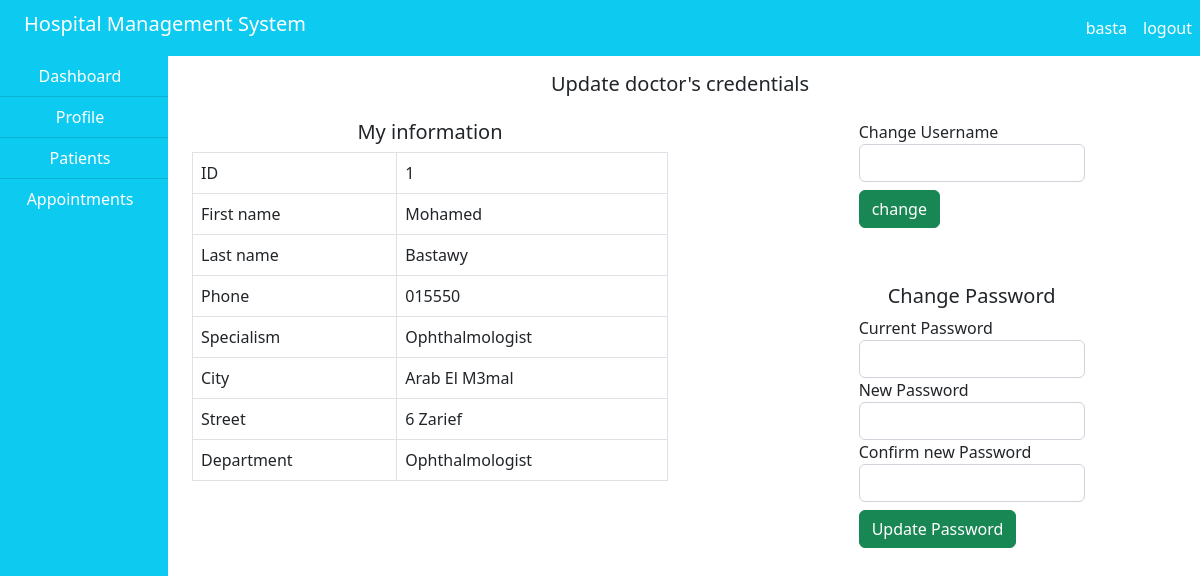
Screenshot of /hms/doctor/profile.php (signed in) with the database file from the repository.
### tables this page shows
CREATE TABLE IF NOT EXISTS `doctor` (
  `id` int NOT NULL AUTO_INCREMENT,
  `fname` varchar(100) NOT NULL,
  `lname` varchar(100) NOT NULL,
  `phone` varchar(100) DEFAULT NULL,
  `city` varchar(100) DEFAULT NULL,
  `street` varchar(100) DEFAULT NULL,
  `specialism` varchar(100) NOT NULL,
  `dep_id` int NOT NULL,
  `username` varchar(100) DEFAULT NULL,
  `password` varchar(100) DEFAULT NULL,
  PRIMARY KEY (`id`),
  KEY `dep_id` (`dep_id`)
);

CREATE TABLE IF NOT EXISTS `department` (
  `id` int NOT NULL AUTO_INCREMENT,
  `name` varchar(100) NOT NULL,
  `phone` varchar(100) NOT NULL,
  PRIMARY KEY (`id`)
);

### hms/doctor/profile.php (the view, shortened to what this page needs)
<!DOCTYPE html>
<html>
  <head>
  </head>
  <body>
    <?php
      include("../include/header.php");
    ?>
    <div class="container-fluid">
      <div class="col-md-12">
        <div class="row">
          <div class="col-md-2" style="margin-left: -20px;">
            <?php
              include("sidenav.php");
              include("../include/connection.php");
            ?>
          </div>
          <div class="col-md-10">
            <div class="col-md-12">
              <div class="row my-3">
                <h5 class="text-center">Update doctor's credentials</h5>
                <br><br>
                <div class="col-md-6">
                  <h5 class="text-center">My information</h5>
                  <?php
                    $doc = $_SESSION['doctor'];
                    $query = "SELECT * FROM doctor WHERE username = '$doc'";
                    $res = mysqli_query($connect,$query);
                    $row = mysqli_fetch_array($res);
                  ?>
                  <div>
                    <table class='table table-bordered'>
                      <tr>
                        <td>ID</td>
                        <td><?php echo $row['id']; ?></td>
                      </tr>
                      <tr>
                        <td>First name</td>
                        <td><?php echo $row['fname']; ?></td>
                      </tr>
                      <tr>
                        <td>Last name</td>
                        <td><?php echo $row['lname']; ?></td>
                      </tr>
                      <tr>
                        <td>Phone</td>
                        <td><?php echo $row['phone']; ?></td>
                      </tr>
                      <tr>
                        <td>Specialism</td>
                        <td><?php echo $row['specialism']; ?></td>
                      </tr>
                      <tr>
                        <td>City</td>
                        <td><?php echo $row['city']; ?></td>
                      </tr>
                      <tr>
                        <td>Street</td>
                        <td><?php echo $row['street']; ?></td>
                      </tr>
                      <tr>
                        <td>Department</td>
                        <td>
                          <?php
                            $dep_id = $row['dep_id'];
                            $query = mysqli_query($connect, "SELECT * FROM department WHERE id='$dep_id'");
                            $row2 = mysqli_fetch_array($query);
                            $dep_name = $row2['name'];
                            echo  $dep_name;
                          ?>
                        </td>
                      </tr>
                    </table>
                  </div>
                </div>
                <div class="col-md-2"></div>
                <div class="col-md-3">
                  <form method="post">
                    <label>Change Username</label>
                    <input type="text" name="uname" class="form-control" autocomplete="off">
                    <input type="submit" name="change" value="change" class="btn btn-success my-2">
                  </form>
                  <br>
                  <form method="post">
                    <h5 class="text-center mt-4">Change Password</h5>
                    <div class="form-group">
                      <label>Current Password</label>
                      <input type="password" name="old_pass" class="form-control">
                    </div>
                    <div class="form-group">
                      <label>New Password</label>
                      <input type="password" name="new_pass" class="form-control">
                    </div>
                    <div class="form-group">
                      <label>Confirm new Password</label>
                      <input type="password" name="con_pass" class="form-control">
                    </div>
                    <input type="submit" name="update_pass" value="Update Password" class="btn btn-success my-2">
                  </form>
                </div>
              </div>
            </div>
          </div>
        </div>
      </div>
    </div>
  </body>
</html>

### rows the page displays
doctor: id "1", fname "Mohamed", lname "Bastawy", phone "015550", specialism "Ophthalmologist", city "Arab El M3mal", street "6 Zarief"
department: name "Ophthalmologist"

### other values shown
$user "basta"
